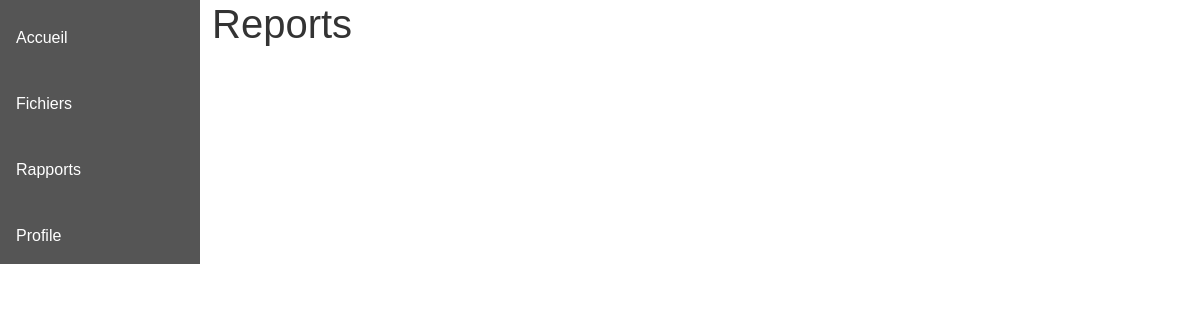
The page /reports/ on the database as committed earlier.
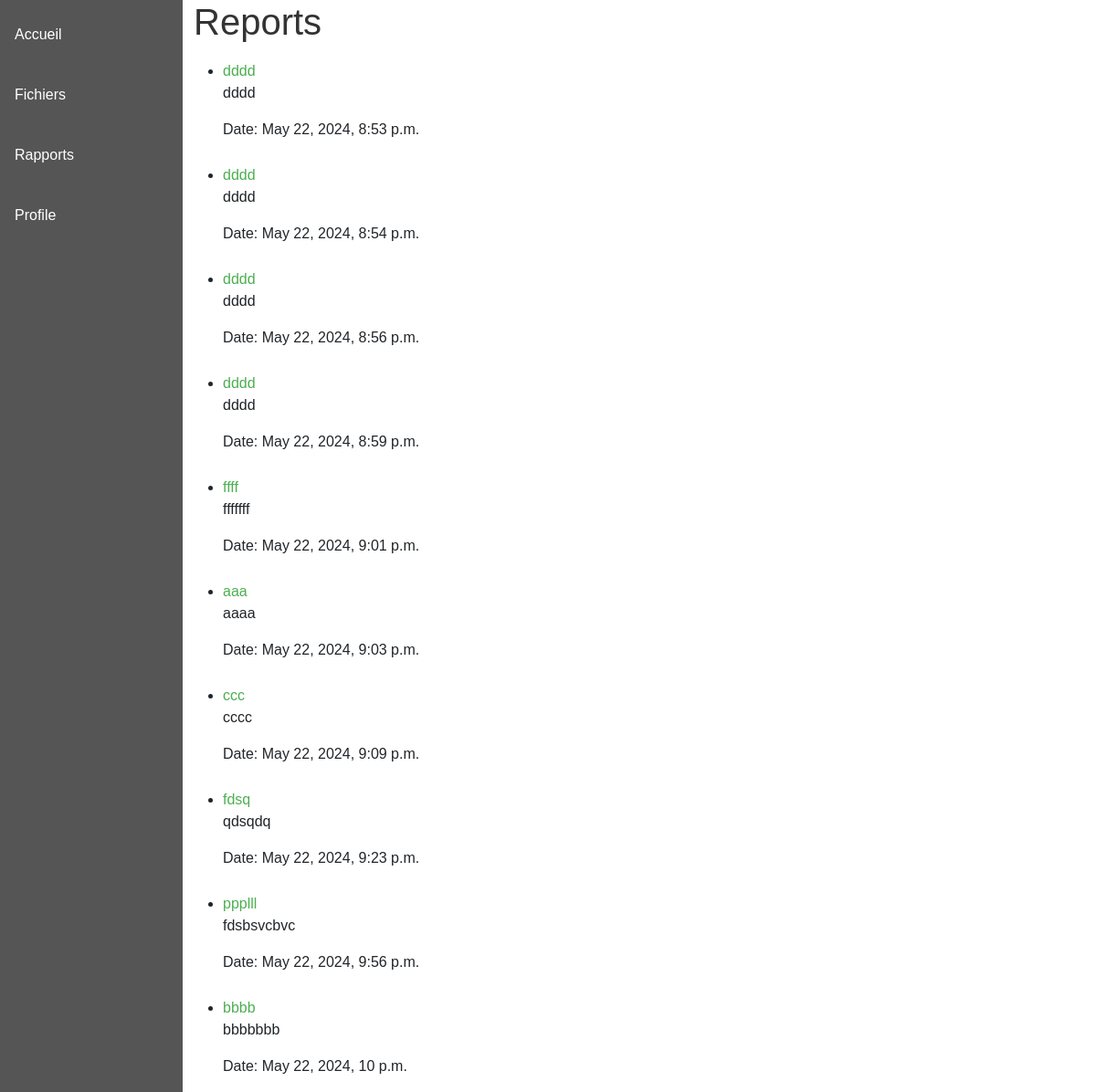
The same page on the database as committed later.
### core/models.py (models this page shows)
class Report(models.Model):
    name = models.CharField(max_length=100)
    description = models.TextField()
    generated_at = models.DateTimeField(auto_now_add=True)
    image = models.ImageField(upload_to='reports/images/', null=True, blank=True, default='default_image.png')
    image_par_heure = models.ImageField(upload_to='reports/images/', null=True, blank=True, default='default_image_par_heure.png')
    file = models.FileField(upload_to='reports/files/')

### core/views.py (the view)
# urls.py: path('reports/', views.reports, name='reports'),
def reports(request):
    reports = Report.objects.all()
    return render(request, 'core/reports.html', {'reports': reports})

### core/templates/core/reports.html (shortened to what this page needs)
{% extends "base.html" %}
{% block content %}
    <h1>Reports</h1>
    <ul>
        {% for report in reports %}
            <li>
                <a href="{% url 'core:report_details' report.id %}">{{ report.name }}</a>
                <p>{{ report.description }}</p>
                <p>Date: {{ report.generated_at }}</p>
            </li>
        {% endfor %}
    </ul>
{% endblock content %}

Rows that differ between the two databases and show on the page:
added Report: name "dddd", description "dddd", generated_at "May 22, 2024, 8:53 p.m."
added Report: name "dddd", description "dddd", generated_at "May 22, 2024, 8:54 p.m."
added Report: name "dddd", description "dddd", generated_at "May 22, 2024, 8:56 p.m."
added Report: name "dddd", description "dddd", generated_at "May 22, 2024, 8:59 p.m."
added Report: name "ffff", description "fffffff", generated_at "May 22, 2024, 9:01 p.m."
added Report: name "aaa", description "aaaa", generated_at "May 22, 2024, 9:03 p.m."
added Report: name "ccc", description "cccc", generated_at "May 22, 2024, 9:09 p.m."
added Report: name "fdsq", description "qdsqdq", generated_at "May 22, 2024, 9:23 p.m."
added Report: name "ppplll", description "fdsbsvcbvc", generated_at "May 22, 2024, 9:56 p.m."
added Report: name "bbbb", description "bbbbbbb", generated_at "May 22, 2024, 10 p.m."
